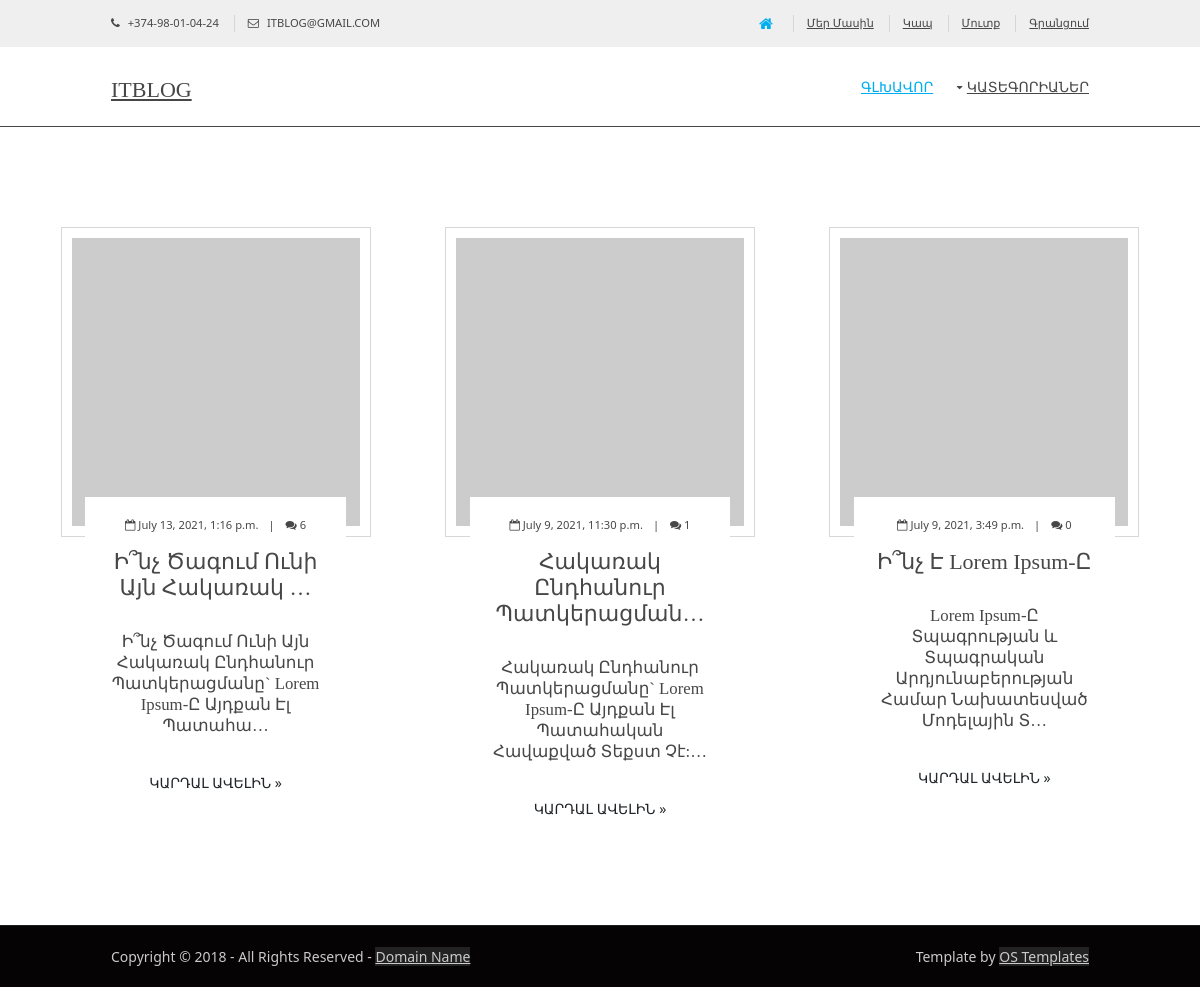
Screenshot of /category/1/oop/ with the database file from the repository.
### blog/models.py (models this page shows, shortened)
class BasePost(models.Model):
    title = models.CharField(max_length=255, verbose_name='Գրառման վերնագիր')
    content = models.TextField('Կոնտենտ', blank=True)
    created_date = models.DateTimeField('Հրապարակման ժամանակը', auto_now_add=True)
    edited_date = models.DateTimeField('Խմբագրման ժամանակը', auto_now=True)
    is_published = models.BooleanField('Հրապարակված է', default=True)
    class Meta:
        abstract = True

class Post(BasePost):
    category = models.ForeignKey('Category', on_delete=models.PROTECT, verbose_name='Կատեգորիա')
    tag = models.ManyToManyField('Tag', verbose_name='Տեգ', blank=True, related_name="tags", default=None, )
    image = models.ImageField('Նկար', upload_to='media/blog/posts/%Y/%m/%d/', blank=True)
    views = models.IntegerField(verbose_name='Դիտումների քանակը', default=0)
    is_top = models.BooleanField('Թոփ հայտարարություն', default=False)
    slug = models.SlugField(null=True, default=None, unique=True, )
    class Meta:
        verbose_name = 'Գրառում'
        verbose_name_plural = 'Գրառումներ'
        ordering = ['-created_date', ]
    def get_absolute_url(self):
        return reverse_lazy('post_detail', kwargs={'pk': self.pk,
                                                   'slug': self.slug})

### blog/views.py (the view)
# urls.py: path('category/<int:pk>/<slug:slug>/', post_by_category, name='post_by_category'),
def post_by_category(request, pk, slug):
    temp = 1
    rangee = range(1, 6, 3)
    posts = get_posts_by_category_or_tag(pk)
    page_obj = create_paginator_for_list(posts, request.GET.get('page'), 12)
    return render(request, 'blog/post_by_category.html', {'posts': page_obj.object_list, 'page_obj': page_obj,
                                                          'temp': temp,
                                                          'range': rangee})

### blog/models.py (called while the page is built)
    def get_absolute_url(self):
        return reverse_lazy('post_by_category', kwargs={'pk': self.pk,
                                                        'slug': self.slug})

### blog/services.py (called while the page is built)
def get_posts_by_category_or_tag(category_or_tag_id, category=True):
    if category:
        return Post.objects.filter(is_published=True, category_id=category_or_tag_id)
    return Post.objects.filter(is_published=True, tag__id=category_or_tag_id)

def create_paginator_for_list(object_list, page_number, count_for_page=12):
    paginator = Paginator(object_list, count_for_page)
    return paginator.get_page(page_number)

### blog/templatetags/blog_tags.py (called while the page is built)
@register.simple_tag(name='change_temp_var')
def change_temp_var(value):
    value += 1
    return value

@register.simple_tag(name='get_categories')
def get_categories():
    return Category.objects.all()

@register.simple_tag()
def get_comments_count(post_id):
    post = Post.objects.get(pk=post_id)
    count = post.comment_set.all().count()
    return count

### blog/templates/blog/post_by_category.html (shortened to what this page needs)
{% extends 'blog/index.html' %}

### blog/templates/blog/index.html (shortened to what this page needs)
{% extends 'base.html' %}
{% load blog_tags %}
{% block content %}
<section class="hoc container clear">
    <ul class="nospace group">
        {% for post in posts %}
        {% if temp in range %}
        <li class="one_third first" style="padding: 20px;">
            {% else %}
        <li class="one_third" style="padding: 20px;">
            {% endif %}
            <article class="excerpt">
                <a href="{{ post.get_absolute_url }}">
                    {% if post.image %}
                    <img class="inspace-10 borderedbox" src="{{post.image.url}}">
                    {% else %}
                    <img class="inspace-10 borderedbox" src="https://picsum.photos/300/300">
                    {% endif %}
                </a>
                <div class="excerpttxt">
                    <ul>
                        <li><i class="fa fa-calendar-o"></i> {{post.created_date}}</li>
                        {% get_comments_count post.pk as count %}
                        <li><i class="fa fa-comments"></i> {{ count}}</li>
                    </ul>
                    <h4 class="heading font-x4">{{ post.title|striptags|truncatechars_html:30}}</h4>
                    <h6 class="heading font-x1"> {{ post.content|safe|striptags|truncatechars_html:85 }}</h6>
                    <p><a class="btn" href="{{ post.get_absolute_url }}">Կարդալ ավելին &raquo;</a></p>
                </div>
            </article>
        </li>
        {% change_temp_var temp as temp %}
        {% endfor %}
    </ul>
</section>
{% endblock content %}

### ItBlog/static/styles/layout.css (style rules this page uses)
.container { padding:80px 0; }
.excerpt { display:inline-block; width:100%; max-width:320px; padding-bottom:20px; }
.excerpt .excerpttxt { display:block; position:relative; max-width:84%; margin:-40px auto; padding:20px; text-align:center; }
.excerpt .excerpttxt > ul { margin:0 0 15px 0; padding:0; font-size:.8rem; }
.excerpt .excerpttxt > ul li { display:inline-block; margin-right:8px; }
.excerpt .excerpttxt > ul li:first-child::after { margin-left:10px; content:"|"; }
.excerpt .excerpttxt > ul li:last-child { margin-right:0; }
.excerpt .heading { margin:0 0 30px 0; }
.excerpt p:last-of-type { margin:0; padding:0; }
*, *::before, *::after { transition:all .28s ease-in-out; }
body { color:#CBCBCB; background-color:#222222; }
a { color:#00ADEF; }
hr, .borderedbox { border-color:#D7D7D7; }
.btn, .btn.inverse:hover { color:#FFFFFF; background-color:#00ADEF; border-color:#00ADEF; }
.excerpt .excerpttxt { color:inherit; background-color:#FFFFFF; }
@media screen and (min-width:978px) { .hoc { max-width:978px; } }

### ItBlog/static/styles/framework.css (style rules this page uses)
html { overflow-y:scroll; overflow-x:hidden; }
html, body { margin:0; padding:0; font-size:14px; line-height:1.6em; }
*, *::before, *::after { box-sizing:border-box; }
.nospace { margin:0; padding:0; list-style:none; }
.borderedbox { border:1px solid; }
.btn { display:inline-block; padding:8px 18px 10px; text-transform:uppercase; border:1px solid; }
.clear, .group { display:block; }
.clear::before, .clear::after, .group::before, .group::after { display:table; content:""; }
.clear, .clear::after, .group, .group::after { clear:both; }
a { outline:none; text-decoration:none; }
img { width:auto; max-width:100%; height:auto; margin:0; padding:0; border:none; line-height:normal; vertical-align:middle; }
body, input, textarea, select { font-family:Verdana, Geneva, sans-serif; }
h1, h2, h3, h4, h5, h6, .heading { font-family:Georgia, "Times New Roman", Times, serif; }
h1, h2, h3, h4, h5, h6, .heading { margin:0 0 20px 0; font-size:22px; line-height:normal; font-weight:normal; text-transform:capitalize; }
.font-x1 { font-size:1.2rem; }
.hoc { display:block; margin:0 auto; }
address, article, aside, figcaption, figure, footer, header, main, nav, section { display:block; margin:0; padding:0; }
.one_half, .one_third, .two_third, .one_quarter, .two_quarter, .three_quarter { display:inline-block; float:left; margin:0 0 0 3.06748466257669%; list-style:none; }
.first { margin-left:0; clear:left; }
.one_third { width:31.28834355828221%; }
.inspace-10 { padding:10px; }

### rows the page displays
Post: created_date "July 13, 2021, 1:16 p.m.", count "6", title "Ի՞նչ Ծագում Ունի Այն Հակառակ …", content "Ի՞նչ Ծագում Ունի Այն Հակառակ Ընդհանուր Պատկերացմանը` Lorem Ipsum-Ը Այդքան Էլ Պատահա…"
Post: created_date "July 9, 2021, 11:30 p.m.", count "1", title "Հակառակ Ընդհանուր Պատկերացման…", content "Հակառակ Ընդհանուր Պատկերացմանը` Lorem Ipsum-Ը Այդքան Էլ Պատահական Հավաքված Տեքստ Չէ:…"
Post: created_date "July 9, 2021, 3:49 p.m.", count "0", title "Ի՞նչ Է Lorem Ipsum-Ը", content "Lorem Ipsum-Ը Տպագրության ԵՒ Տպագրական Արդյունաբերության Համար Նախատեսված Մոդելային Տ…"
